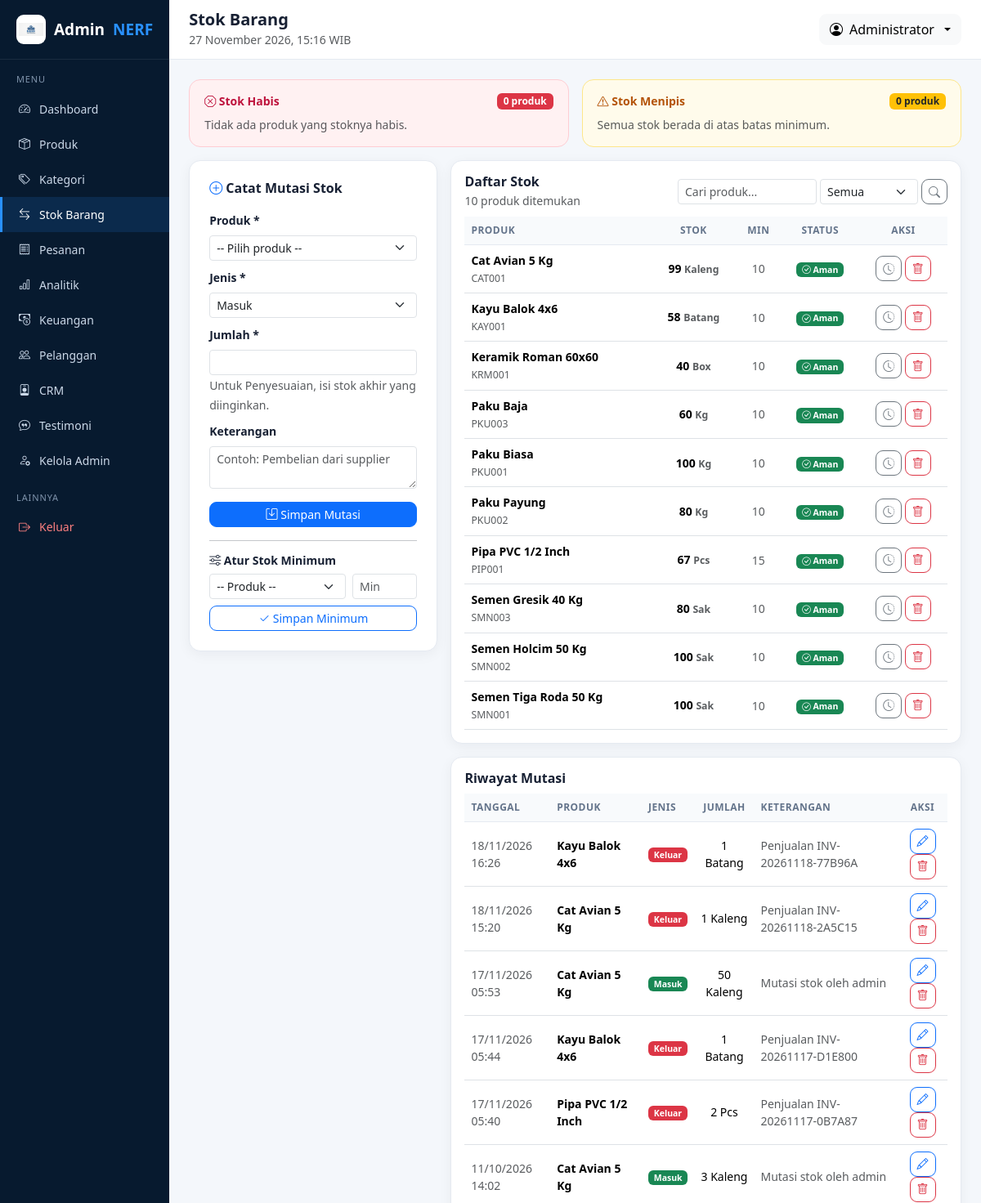
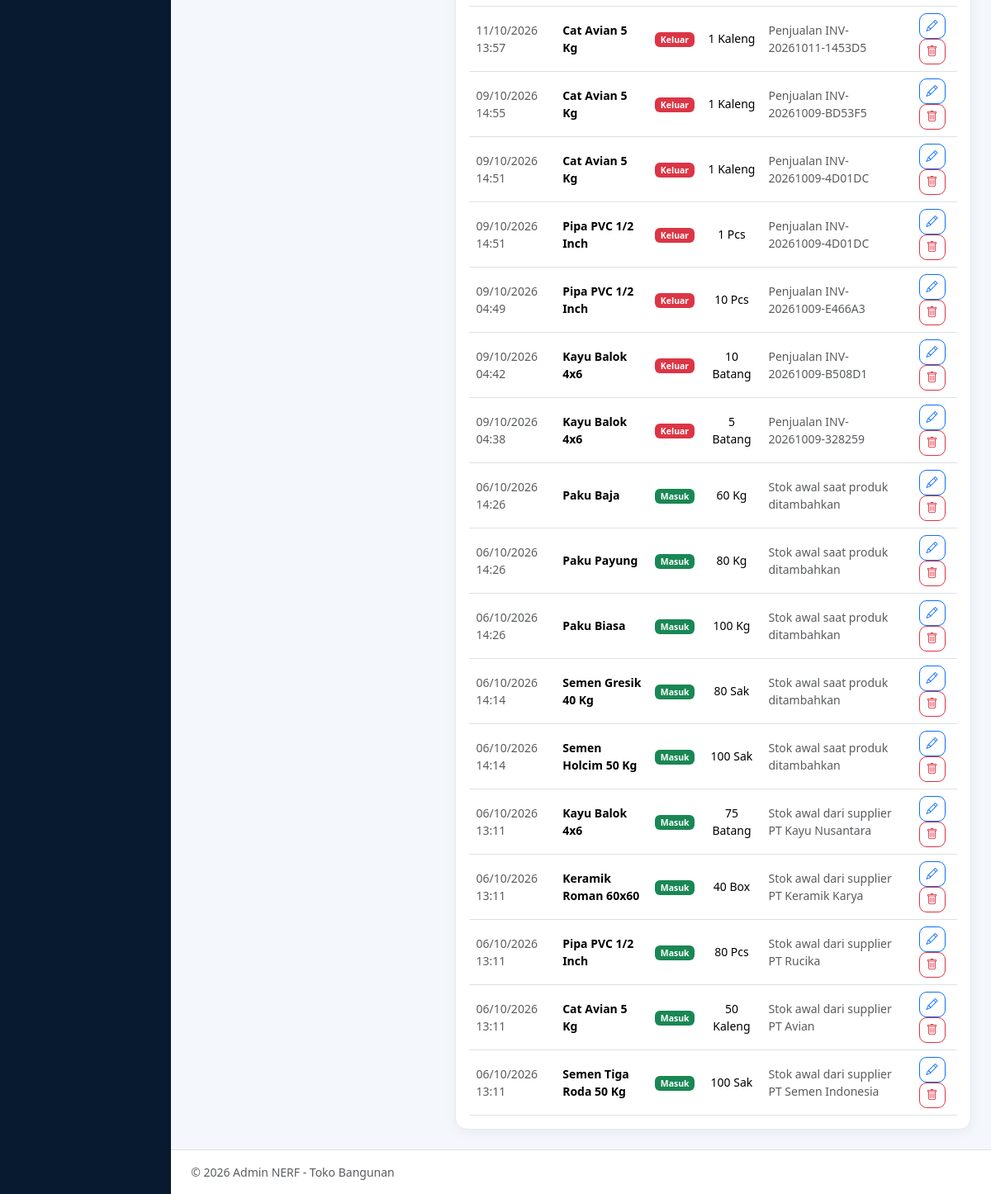
Screenshot of /admin/stok.php (signed in) with the database file from the repository (2 pictures, top to bottom).
### tables this page shows
CREATE TABLE `produk` (
  `id_produk` int NOT NULL AUTO_INCREMENT,
  `id_kategori` int NOT NULL,
  `kode_produk` varchar(50) NOT NULL,
  `nama_produk` varchar(150) NOT NULL,
  `slug` varchar(180) DEFAULT NULL,
  `deskripsi` text,
  `spesifikasi` text,
  `harga` decimal(15,2) DEFAULT '0.00',
  `harga_diskon` decimal(15,2) DEFAULT '0.00',
  `stok` int DEFAULT '0',
  `stok_minimum` int DEFAULT '5',
  `satuan` varchar(30) DEFAULT 'Pcs',
  `warna` varchar(120) DEFAULT NULL,
  `ukuran` varchar(120) DEFAULT NULL,
  `berat` decimal(10,2) DEFAULT '0.00',
  `gambar` varchar(255) DEFAULT NULL,
  `status` enum('Aktif','Nonaktif') DEFAULT 'Aktif',
  `dibuat_pada` timestamp NOT NULL DEFAULT CURRENT_TIMESTAMP,
  PRIMARY KEY (`id_produk`),
  UNIQUE KEY `kode_produk` (`kode_produk`),
  KEY `id_kategori` (`id_kategori`),
  CONSTRAINT `produk_ibfk_1` FOREIGN KEY (`id_kategori`) REFERENCES `kategori` (`id_kategori`) ON UPDATE CASCADE
);

CREATE TABLE `stok` (
  `id_stok` int NOT NULL AUTO_INCREMENT,
  `id_produk` int NOT NULL,
  `jenis` enum('Masuk','Keluar','Penyesuaian') NOT NULL,
  `jumlah` int NOT NULL,
  `keterangan` varchar(255) DEFAULT NULL,
  `tanggal` timestamp NOT NULL DEFAULT CURRENT_TIMESTAMP,
  PRIMARY KEY (`id_stok`),
  KEY `id_produk` (`id_produk`),
  CONSTRAINT `stok_ibfk_1` FOREIGN KEY (`id_produk`) REFERENCES `produk` (`id_produk`) ON DELETE CASCADE
);

### admin/stok.php (the view, shortened to what the rows shown need)
<?php
require_once __DIR__ . '/aksi/stok.php';
butuh_role(['Super Admin', 'Admin', 'Warehouse']);
$halaman = max(1, (int)($_GET['halaman'] ?? 1));
$per_halaman = 10;
$where = [];
$types = '';
$nilai = [];
$sql_where = $where ? implode(' AND ', $where) : '1=1';
$stmt = $koneksi->prepare("SELECT COUNT(*) c FROM produk WHERE $sql_where");
$stmt->execute();
$total = (int)$stmt->get_result()->fetch_assoc()['c'];
$total_halaman = max(1, (int)ceil($total / $per_halaman));
$halaman = min($halaman, $total_halaman);
$offset = ($halaman - 1) * $per_halaman;
$stmt = $koneksi->prepare(
    "SELECT id_produk, kode_produk, nama_produk, stok, stok_minimum, satuan
     FROM produk WHERE $sql_where
     ORDER BY (stok <= 0) DESC, (stok > 0 AND stok <= stok_minimum) DESC, nama_produk ASC
     LIMIT ? OFFSET ?"
);
$stmt->bind_param($types . 'ii', ...array_merge($nilai, [$per_halaman, $offset]));
$stmt->execute();
$daftar = $stmt->get_result()->fetch_all(MYSQLI_ASSOC);
$produk_filter = (int)($_GET['produk'] ?? 0);
if ($produk_filter > 0) {
    $r = $koneksi->prepare(
        'SELECT s.*, p.nama_produk, p.kode_produk, p.satuan
         FROM stok s JOIN produk p ON p.id_produk = s.id_produk
         WHERE s.id_produk = ? ORDER BY s.id_stok DESC LIMIT 30'
    );
    $r->bind_param('i', $produk_filter);
    $r->execute();
    $riwayat = $r->get_result()->fetch_all(MYSQLI_ASSOC);
} else {
    $riwayat = $koneksi->query(
        'SELECT s.*, p.nama_produk, p.kode_produk, p.satuan
         FROM stok s JOIN produk p ON p.id_produk = s.id_produk
         ORDER BY s.id_stok DESC LIMIT 30'
    )->fetch_all(MYSQLI_ASSOC);
}
$warna_jenis = ['Masuk' => 'success', 'Keluar' => 'danger', 'Penyesuaian' => 'warning'];
include __DIR__ . '/layout/header.php';
?>
<div class="row g-3">
    <div class="col-lg-8">
        <div class="card-panel p-3 mb-3" id="daftar">
            <div class="table-responsive">
                <table class="table align-middle mb-0">
                    <thead>
                        <tr>
                            <th>Produk</th>
                            <th class="text-center">Stok</th>
                            <th class="text-center">Min</th>
                            <th class="text-center">Status</th>
                            <th class="text-center">Aksi</th>
                        </tr>
                    </thead>
                    <tbody>
                        <?php foreach ($daftar as $p):
                            $st = stok_status((int)$p['stok'], (int)$p['stok_minimum']); ?>
                            <tr class="<?= $st['label'] === 'Habis' ? 'table-danger' : ($st['label'] === 'Menipis' ? 'table-warning' : '') ?>">
                                <td>
                                    <div class="fw-semibold"><?= e($p['nama_produk']) ?></div>
                                    <small class="text-muted"><?= e($p['kode_produk']) ?></small>
                                </td>
                                <td class="text-center fw-bold">
                                    <?= (int)$p['stok'] ?> <small class="text-muted"><?= e($p['satuan']) ?></small>
                                </td>
                                <td class="text-center text-muted"><?= (int)$p['stok_minimum'] ?></td>
                                <td class="text-center">
                                    <span class="badge bg-<?= $st['warna'] ?>">
                                        <i class="bi <?= $st['ikon'] ?>"></i> <?= $st['label'] ?>
                                    </span>
                                </td>
                                <td class="text-center">
                                    <a href="stok.php?produk=<?= (int)$p['id_produk'] ?>#riwayat"
                                       class="btn btn-sm btn-outline-secondary" title="Lihat riwayat">
                                        <i class="bi bi-clock-history"></i>
                                    </a>
                                    <form method="post" class="d-inline"
                                          onsubmit="return confirm('Hapus seluruh riwayat mutasi <?= e($p['nama_produk']) ?>? Stok saat ini tidak berubah.')">
                                        <button class="btn btn-sm btn-outline-danger" title="Hapus riwayat">
                                            <i class="bi bi-trash"></i>
                                        </button>
                                    </form>
                                </td>
                            </tr>
                        <?php endforeach; ?>
                    </tbody>
                </table>
            </div>
        </div>
        <div class="card-panel p-3" id="riwayat">
            <div class="table-responsive">
                <table class="table align-middle mb-0">
                    <thead>
                        <tr>
                            <th>Tanggal</th><th>Produk</th><th>Jenis</th>
                            <th class="text-center">Jumlah</th><th>Keterangan</th><th class="text-center">Aksi</th>
                        </tr>
                    </thead>
                    <tbody>
                        <?php foreach ($riwayat as $r): ?>
                            <tr>
                                <td class="text-muted small"><?= date('d/m/Y H:i', strtotime($r['tanggal'])) ?></td>
                                <td class="fw-semibold small"><?= e($r['nama_produk']) ?></td>
                                <td><span class="badge bg-<?= $warna_jenis[$r['jenis']] ?? 'secondary' ?>"><?= e($r['jenis']) ?></span></td>
                                <td class="text-center"><?= (int)$r['jumlah'] ?> <?= e($r['satuan']) ?></td>
                                <td class="text-muted small"><?= e($r['keterangan'] ?? '-') ?></td>
                                <td class="text-center">
                                    <a href="stok.php?edit=<?= (int)$r['id_stok'] ?>#mutasi"
                                       class="btn btn-sm btn-outline-primary" title="Edit mutasi">
                                        <i class="bi bi-pencil"></i>
                                    </a>
                                    <form method="post" class="d-inline"
                                          onsubmit="return confirm('Hapus mutasi ini? Stok produk akan disesuaikan.')">
                                        <button class="btn btn-sm btn-outline-danger" title="Hapus mutasi">
                                            <i class="bi bi-trash"></i>
                                        </button>
                                    </form>
                                </td>
                            </tr>
                        <?php endforeach; ?>
                    </tbody>
                </table>
            </div>
        </div>
    </div>
</div>
<?php include __DIR__ . '/layout/footer.php'; ?>

### admin/layout/header.php (shortened to what the rows shown need)
<?php
$admin = admin_saat_ini();
?>
<!DOCTYPE html>
<html lang="id">
<head>
    <link href="https://cdn.jsdelivr.net/npm/bootstrap@5.3.3/dist/css/bootstrap.min.css" rel="stylesheet">
    <link href="https://cdn.jsdelivr.net/npm/bootstrap-icons@1.11.3/font/bootstrap-icons.css" rel="stylesheet">
    <link href="<?= aset_url('css/admin.css') ?>" rel="stylesheet">
</head>
<body>
<div class="d-flex">
    <div class="flex-grow-1">
        <header class="topbar d-flex justify-content-between align-items-center">
            <div class="dropdown">
                <button class="btn btn-light dropdown-toggle d-flex align-items-center gap-2" data-bs-toggle="dropdown">
                    <i class="bi bi-person-circle"></i>
                    <span><?= e($admin['nama_lengkap'] ?? 'Admin') ?></span>
                </button>
            </div>
        </header>
        <main class="content">

### rows the page displays
produk: nama_produk "Cat Avian 5 Kg", kode_produk "CAT001", stok "99", satuan "Kaleng", stok_minimum "10", stok+stok_minimum "Aman"
produk: nama_produk "Kayu Balok 4x6", kode_produk "KAY001", stok "58", satuan "Batang", stok_minimum "10", stok+stok_minimum "Aman"
produk: nama_produk "Keramik Roman 60x60", kode_produk "KRM001", stok "40", satuan "Box", stok_minimum "10", stok+stok_minimum "Aman"
produk: nama_produk "Paku Baja", kode_produk "PKU003", stok "60", satuan "Kg", stok_minimum "10", stok+stok_minimum "Aman"
produk: nama_produk "Paku Biasa", kode_produk "PKU001", stok "100", satuan "Kg", stok_minimum "10", stok+stok_minimum "Aman"
produk: nama_produk "Paku Payung", kode_produk "PKU002", stok "80", satuan "Kg", stok_minimum "10", stok+stok_minimum "Aman"
produk: nama_produk "Pipa PVC 1/2 Inch", kode_produk "PIP001", stok "67", satuan "Pcs", stok_minimum "15", stok+stok_minimum "Aman"
produk: nama_produk "Semen Gresik 40 Kg", kode_produk "SMN003", stok "80", satuan "Sak", stok_minimum "10", stok+stok_minimum "Aman"
produk: nama_produk "Semen Holcim 50 Kg", kode_produk "SMN002", stok "100", satuan "Sak", stok_minimum "10", stok+stok_minimum "Aman"
produk: nama_produk "Semen Tiga Roda 50 Kg", kode_produk "SMN001", stok "100", satuan "Sak", stok_minimum "10", stok+stok_minimum "Aman"
stok: tanggal "18/11/2026 16:26", id_produk.nama_produk "Kayu Balok 4x6", jenis "Keluar", jumlah "1", id_produk.satuan "Batang", keterangan "Penjualan INV-20261118-77B96A"
stok: tanggal "18/11/2026 15:20", id_produk.nama_produk "Cat Avian 5 Kg", jenis "Keluar", jumlah "1", id_produk.satuan "Kaleng", keterangan "Penjualan INV-20261118-2A5C15"
stok: tanggal "17/11/2026 05:53", id_produk.nama_produk "Cat Avian 5 Kg", jenis "Masuk", jumlah "50", id_produk.satuan "Kaleng", keterangan "Mutasi stok oleh admin"
stok: tanggal "17/11/2026 05:44", id_produk.nama_produk "Kayu Balok 4x6", jenis "Keluar", jumlah "1", id_produk.satuan "Batang", keterangan "Penjualan INV-20261117-D1E800"
stok: tanggal "17/11/2026 05:40", id_produk.nama_produk "Pipa PVC 1/2 Inch", jenis "Keluar", jumlah "2", id_produk.satuan "Pcs", keterangan "Penjualan INV-20261117-0B7A87"
stok: tanggal "11/10/2026 14:02", id_produk.nama_produk "Cat Avian 5 Kg", jenis "Masuk", jumlah "3", id_produk.satuan "Kaleng", keterangan "Mutasi stok oleh admin"
stok: tanggal "11/10/2026 13:57", id_produk.nama_produk "Cat Avian 5 Kg", jenis "Keluar", jumlah "1", id_produk.satuan "Kaleng", keterangan "Penjualan INV-20261011-1453D5"
stok: tanggal "09/10/2026 14:55", id_produk.nama_produk "Cat Avian 5 Kg", jenis "Keluar", jumlah "1", id_produk.satuan "Kaleng", keterangan "Penjualan INV-20261009-BD53F5"
stok: tanggal "09/10/2026 14:51", id_produk.nama_produk "Cat Avian 5 Kg", jenis "Keluar", jumlah "1", id_produk.satuan "Kaleng", keterangan "Penjualan INV-20261009-4D01DC"
stok: tanggal "09/10/2026 14:51", id_produk.nama_produk "Pipa PVC 1/2 Inch", jenis "Keluar", jumlah "1", id_produk.satuan "Pcs", keterangan "Penjualan INV-20261009-4D01DC"
stok: tanggal "09/10/2026 04:49", id_produk.nama_produk "Pipa PVC 1/2 Inch", jenis "Keluar", jumlah "10", id_produk.satuan "Pcs", keterangan "Penjualan INV-20261009-E466A3"
stok: tanggal "09/10/2026 04:42", id_produk.nama_produk "Kayu Balok 4x6", jenis "Keluar", jumlah "10", id_produk.satuan "Batang", keterangan "Penjualan INV-20261009-B508D1"
stok: tanggal "09/10/2026 04:38", id_produk.nama_produk "Kayu Balok 4x6", jenis "Keluar", jumlah "5", id_produk.satuan "Batang", keterangan "Penjualan INV-20261009-328259"
stok: tanggal "06/10/2026 14:26", id_produk.nama_produk "Paku Baja", jenis "Masuk", jumlah "60", id_produk.satuan "Kg", keterangan "Stok awal saat produk ditambahkan"
stok: tanggal "06/10/2026 14:26", id_produk.nama_produk "Paku Payung", jenis "Masuk", jumlah "80", id_produk.satuan "Kg", keterangan "Stok awal saat produk ditambahkan"
stok: tanggal "06/10/2026 14:26", id_produk.nama_produk "Paku Biasa", jenis "Masuk", jumlah "100", id_produk.satuan "Kg", keterangan "Stok awal saat produk ditambahkan"
stok: tanggal "06/10/2026 14:14", id_produk.nama_produk "Semen Gresik 40 Kg", jenis "Masuk", jumlah "80", id_produk.satuan "Sak", keterangan "Stok awal saat produk ditambahkan"
stok: tanggal "06/10/2026 14:14", id_produk.nama_produk "Semen Holcim 50 Kg", jenis "Masuk", jumlah "100", id_produk.satuan "Sak", keterangan "Stok awal saat produk ditambahkan"
stok: tanggal "06/10/2026 13:11", id_produk.nama_produk "Kayu Balok 4x6", jenis "Masuk", jumlah "75", id_produk.satuan "Batang", keterangan "Stok awal dari supplier PT Kayu Nusantara"
stok: tanggal "06/10/2026 13:11", id_produk.nama_produk "Keramik Roman 60x60", jenis "Masuk", jumlah "40", id_produk.satuan "Box", keterangan "Stok awal dari supplier PT Keramik Karya"
stok: tanggal "06/10/2026 13:11", id_produk.nama_produk "Pipa PVC 1/2 Inch", jenis "Masuk", jumlah "80", id_produk.satuan "Pcs", keterangan "Stok awal dari supplier PT Rucika"
stok: tanggal "06/10/2026 13:11", id_produk.nama_produk "Cat Avian 5 Kg", jenis "Masuk", jumlah "50", id_produk.satuan "Kaleng", keterangan "Stok awal dari supplier PT Avian"
stok: tanggal "06/10/2026 13:11", id_produk.nama_produk "Semen Tiga Roda 50 Kg", jenis "Masuk", jumlah "100", id_produk.satuan "Sak", keterangan "Stok awal dari supplier PT Semen Indonesia"

### other values shown
$m['Label'] "Dashboard"
$m['Label'] "Produk"
$m['Label'] "Kategori"
$m['Label'] "Stok Barang"
$m['Label'] "Pesanan"
$m['Label'] "Analitik"
$m['Label'] "Keuangan"
$m['Label'] "Pelanggan"
$m['Label'] "CRM"
$m['Label'] "Testimoni"
$m['Label'] "Kelola Admin"
$judul "Stok Barang"
$admin['nama_lengkap'] "Administrator"
count($habis) "0"
count($menipis) "0"
